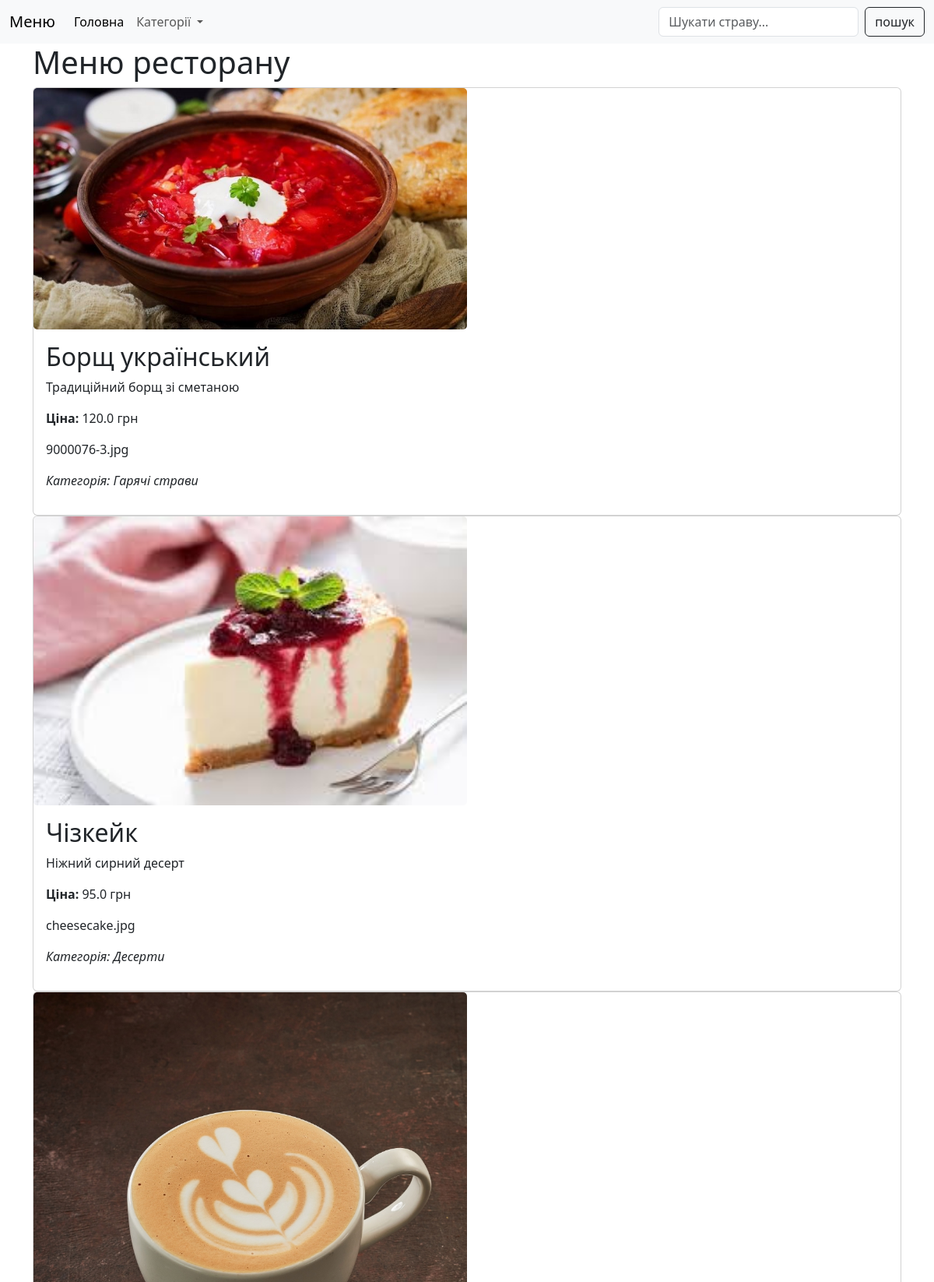
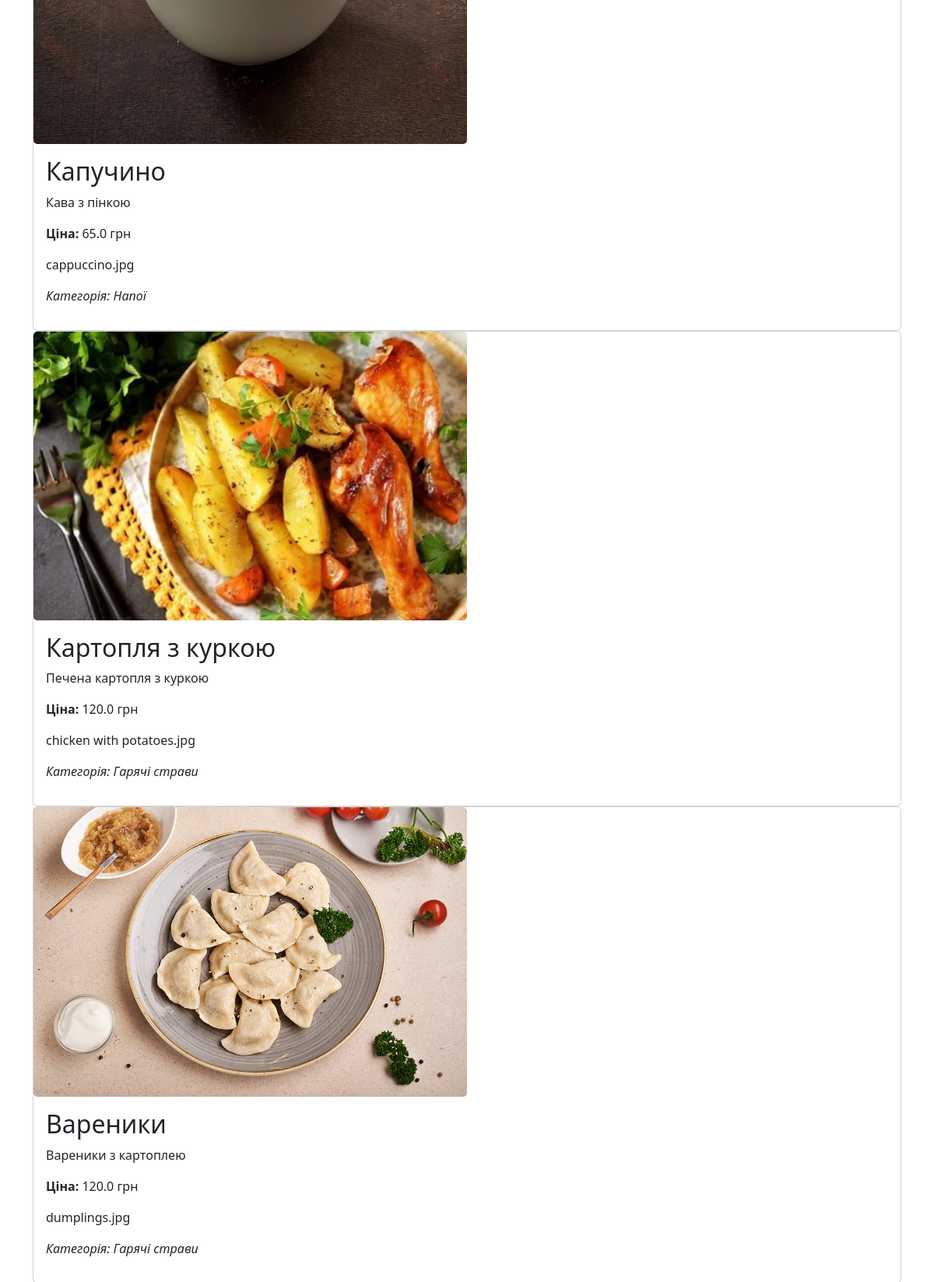
The page / (upper part) on the database its author committed (2 pictures, top to bottom).
### tables this page shows
CREATE TABLE menu_items (
    id INTEGER PRIMARY KEY AUTOINCREMENT,
    title TEXT NOT NULL,
    price REAL NOT NULL,
    description TEXT,
    category_id INTEGER, `image` TEXT,
    FOREIGN KEY (category_id) REFERENCES categories(id)
);

CREATE TABLE categories (
    id INTEGER PRIMARY KEY AUTOINCREMENT,
    name TEXT NOT NULL
);

### app.py (the view)
@app.route("/")
def index():
    categories = get_categories()
    dishes = get_menu_items()
    return render_template("index.html", categories=categories, dishes=dishes)

### app.py (called while the page is built)
def get_categories():
    conn = sqlite3.connect("resto.db")
    conn.row_factory = sqlite3.Row
    cur = conn.cursor()
    cur.execute("SELECT * FROM categories")
    data = cur.fetchall()
    conn.close()
    return data

def get_menu_items():
    conn = sqlite3.connect("resto.db")
    conn.row_factory = sqlite3.Row
    cur = conn.cursor()
    cur.execute("""
        SELECT menu_items.*, categories.name as category
        FROM menu_items
        JOIN categories ON menu_items.category_id = categories.id
    """)
    data = cur.fetchall()
    conn.close()
    return data

### templates/index.html
{% extends "layout.html" %}
{% block content %}
<h1>Меню ресторану</h1>
<div class="cards">
    {% for dish in dishes %}
        <div class="card">
            <img src="/static/images/{{ dish.image }}" class="card-img" style="max-width: 50%;">
            <div class="card-body">
                <h2>{{ dish.title }}</h2>
                <p>{{ dish.description }}</p>
                <p><b>Ціна:</b> {{ dish.price }} грн</p>
                <p>{{ dish.image }}</p>
                <p><i>Категорія: {{ dish.category }}</i></p>
            </div>
        </div>
    {% endfor %}
</div>
{% endblock %}

### templates/layout.html (shortened to what this page needs)
<!DOCTYPE html>
<html lang="en">
<head>
    <link href="https://cdn.jsdelivr.net/npm/bootstrap@5.3.8/dist/css/bootstrap.min.css" rel="stylesheet">
</head>
<body>
<nav class="navbar navbar-expand-lg bg-body-tertiary">
  <div class="container-fluid">
    <a class="navbar-brand" href="#">Меню</a>
    <div class="collapse navbar-collapse" id="navbarSupportedContent">
      <ul class="navbar-nav me-auto mb-2 mb-lg-0">
        <li class="nav-item">
          <a class="nav-link active" aria-current="page" href="/">Головна</a>
        </li>
        <li class="nav-item dropdown">
          <a class="nav-link dropdown-toggle" href="#" role="button" data-bs-toggle="dropdown" aria-expanded="false">
            Категорії
          </a>
        </li>
      </ul>
      <form actions="{{url_for('search')}}" class="d-flex" role="search">
        <input required name="search" class="form-control me-2" type="search" placeholder="Шукати страву..." aria-label="Search"/>
        <button class="btn btn-outline-dark" type="submit">пошук</button>
      </form>
    </div>
  </div>
</nav>
<div class="container">
    {% block content %}{% endblock %}
</div>
</body>
</html>

### rows shown on the page
menu_items: image (picture), title "Борщ український", description "Традиційний борщ зі сметаною", price "120.0", image "9000076-3.jpg", category "Гарячі страви"
menu_items: image (picture), title "Чізкейк", description "Ніжний сирний десерт", price "95.0", image "cheesecake.jpg", category "Десерти"
menu_items: image (picture), title "Капучино", description "Кава з пінкою", price "65.0", image "cappuccino.jpg", category "Напої"
menu_items: image (picture), title "Картопля з куркою", description "Печена картопля з куркою", price "120.0", image "chicken with potatoes.jpg", category "Гарячі страви"
menu_items: image (picture), title "Вареники", description "Вареники з картоплею", price "120.0", image "dumplings.jpg", category "Гарячі страви"
